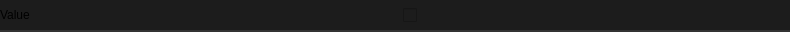
<?xml version="1.0" encoding="UTF-8"?>
<ui version="4.0">
 <class>Widget</class>
 <widget class="QWidget" name="Widget">
  <property name="geometry">
   <rect>
    <x>0</x>
    <y>0</y>
    <width>790</width>
    <height>32</height>
   </rect>
  </property>
  <property name="minimumSize">
   <size>
    <width>0</width>
    <height>0</height>
   </size>
  </property>
  <property name="maximumSize">
   <size>
    <width>16777215</width>
    <height>97</height>
   </size>
  </property>
  <property name="windowTitle">
   <string>Form</string>
  </property>
  <property name="styleSheet">
   <string notr="true">.QWidget {
    font: 580 10pt &quot;Segoe UI&quot;;
    border: 2px solid black;
    border-radius: 0px;
    border-left: 0px;
    border-right: 0px;
	border-top: 0px;
    border-color: rgba(50, 50, 50, 255);
    padding: 8px;
    padding-left: 6px;
    padding-right: 6px;
    color: #E3E3E3;
    background-color: #1C1C1C;
}

.QWidget::hover {
}
.QWidget::selected {
    background-color: #414956;
}</string>
  </property>
  <layout class="QVBoxLayout" name="verticalLayout">
   <property name="spacing">
    <number>0</number>
   </property>
   <property name="leftMargin">
    <number>0</number>
   </property>
   <property name="topMargin">
    <number>0</number>
   </property>
   <property name="rightMargin">
    <number>0</number>
   </property>
   <property name="bottomMargin">
    <number>0</number>
   </property>
   <item>
    <widget class="QFrame" name="frame">
     <property name="maximumSize">
      <size>
       <width>16777215</width>
       <height>32</height>
      </size>
     </property>
     <property name="styleSheet">
      <string notr="true">.QFrame {
    font: 580 10pt &quot;Segoe UI&quot;;
    border: 2px solid black;
    border-radius: 0px;
    border-left: 0px;
    border-right: 0px;
	border-top: 0px;
    border-color: rgba(50, 50, 50, 255);
    color: #E3E3E3;
    background-color: #1C1C1C;
}

.QFrame::hover {
}
.QFrame::selected {
    background-color: #414956;
}</string>
     </property>
     <property name="frameShape">
      <enum>QFrame::StyledPanel</enum>
     </property>
     <property name="frameShadow">
      <enum>QFrame::Raised</enum>
     </property>
     <property name="lineWidth">
      <number>0</number>
     </property>
     <layout class="QHBoxLayout" name="horizontalLayout_2">
      <property name="spacing">
       <number>16</number>
      </property>
      <property name="leftMargin">
       <number>0</number>
      </property>
      <property name="topMargin">
       <number>0</number>
      </property>
      <property name="rightMargin">
       <number>0</number>
      </property>
      <property name="bottomMargin">
       <number>0</number>
      </property>
      <item>
       <widget class="QLabel" name="label">
        <property name="styleSheet">
         <string notr="true">border:0px;
background-color: rgba(255, 255, 255, 0);
font: 8pt &quot;Segoe UI&quot;;

</string>
        </property>
        <property name="text">
         <string>Value</string>
        </property>
       </widget>
      </item>
      <item>
       <widget class="QCheckBox" name="checkBox">
        <property name="styleSheet">
         <string notr="true">QCheckBox {
    font: 600 8pt &quot;Segoe UI&quot;;
    border: 0px solid black;
    border-radius: 0px;
    border-color: rgba(80, 80, 80, 255);
    height:14px;
    color: #E3E3E3;
    background-color: #1C1C1C;
    padding-top: 2px;
    padding-bottom:2px;
}

QCheckBox::indicator:unchecked {
    image: url(://icons/check_box_outline_blank_16dp_9D9D9D_FILL0_wght400_GRAD0_opsz20.svg);
}

QCheckBox::indicator:checked {
    image: url(://icons/select_check_box_16dp_9D9D9D_FILL0_wght400_GRAD0_opsz20.svg);
}

/* ========================================================== */


QCheckBox:hover {
    background-color: #414956;
    color: white;
}</string>
        </property>
        <property name="text">
         <string/>
        </property>
       </widget>
      </item>
     </layout>
    </widget>
   </item>
  </layout>
 </widget>
 <resources/>
 <connections/>
</ui>
